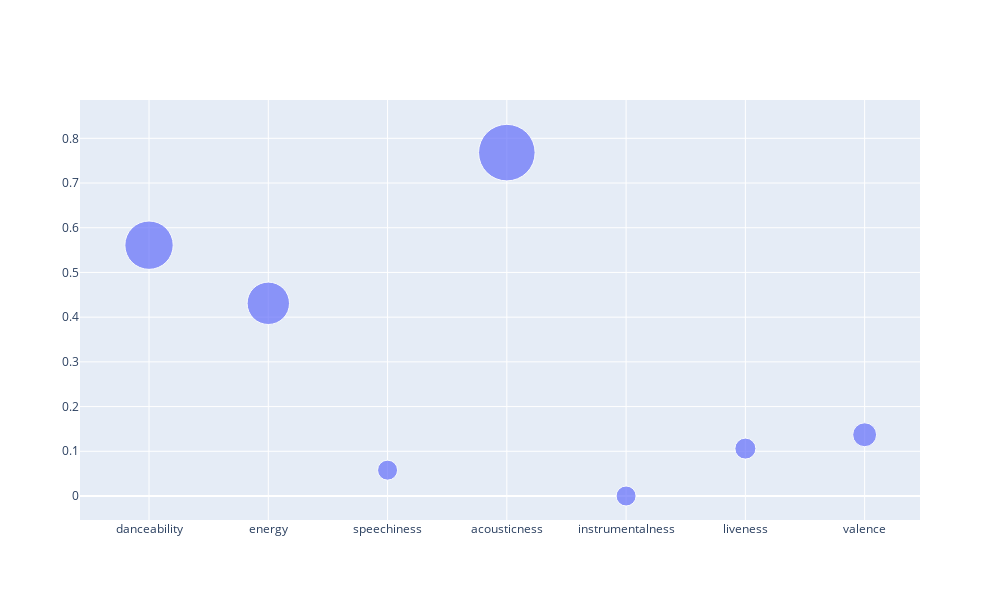

Notebook cell for this chart:
### Code cell
sns.set(style="darkgrid")
import plotly.graph_objects as go

size = temp1.values.tolist()[0]
fig = go.Figure(data=[go.Scatter(
    x=temp1.columns,
    y=temp1.values.tolist()[0],
    mode='markers',
    marker=dict(
        size=size,
        sizemode='area',
        sizeref=1.*max(size)/(40.**2),
        sizemin=10
    )
)])

fig.update_layout(
    autosize=False,
    width=1000,
    height=600,)

fig.show()

### Figure 1 — Plotly figure (JSON) as saved in the notebook; plotly's stock layout.template omitted (floating-point values rounded to 4 significant figures)
{"data": [{"marker": {"size": [0.561, 0.431, 0.0578, 0.768, 1.42e-05, 0.106, 0.137], "sizemin": 10, "sizemode": "area", "sizeref": 0.00048}, "mode": "markers", "type": "scatter", "x": ["danceability", "energy", "speechiness", "acousticness", "instrumentalness", "liveness", "valence"], "y": [0.561, 0.431, 0.0578, 0.768, 1.42e-05, 0.106, 0.137]}], "layout": {"autosize": false, "height": 600, "width": 1000}}
